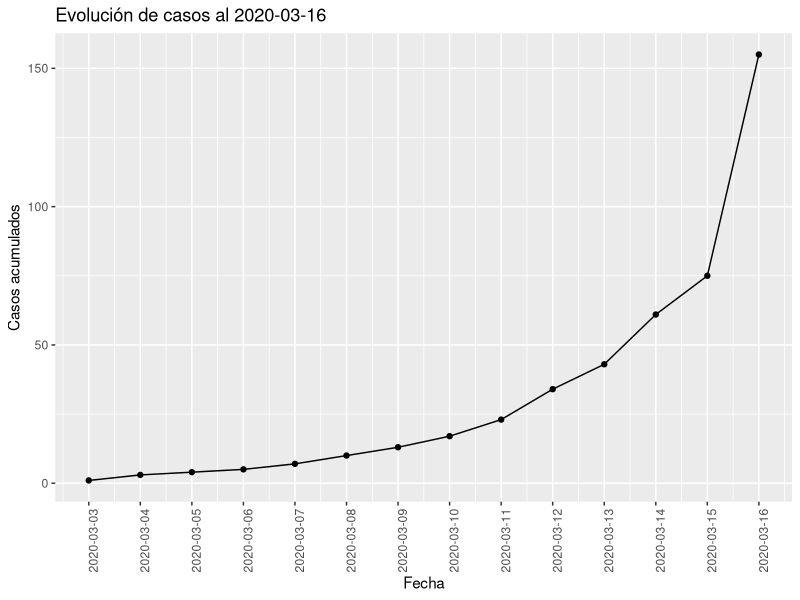
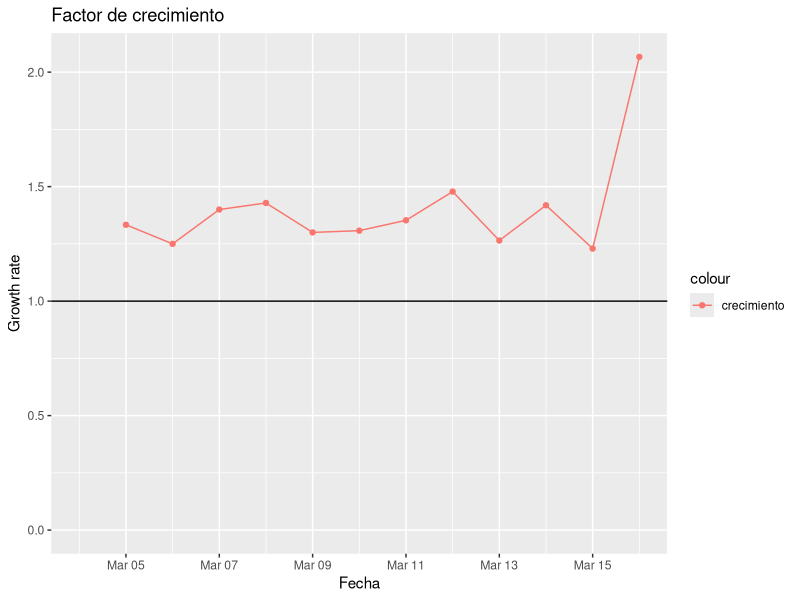
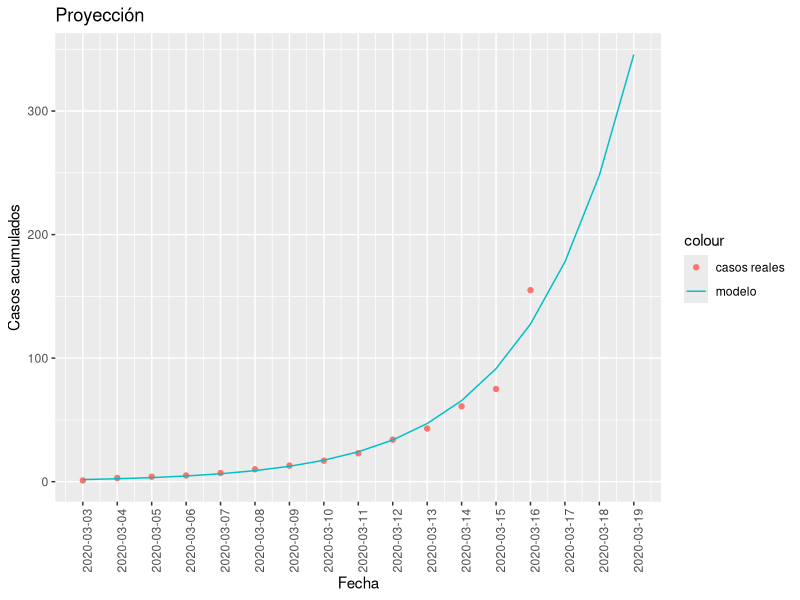
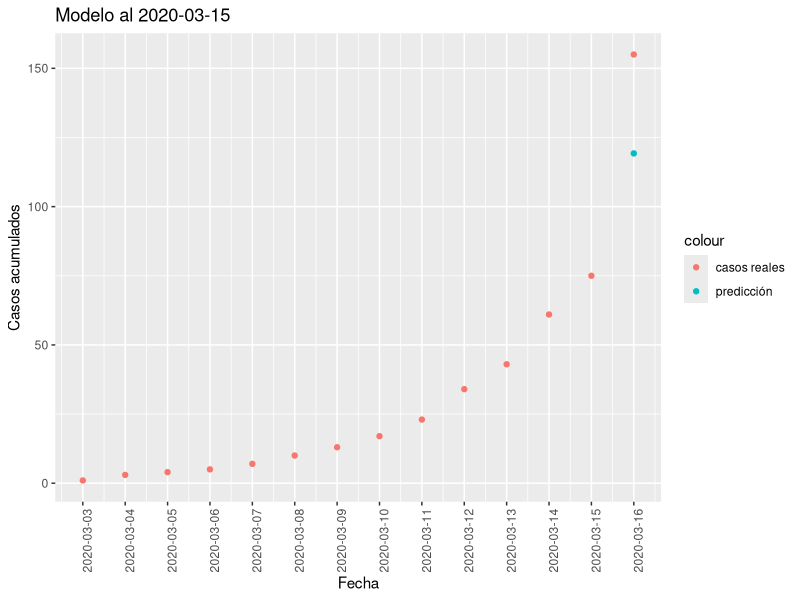
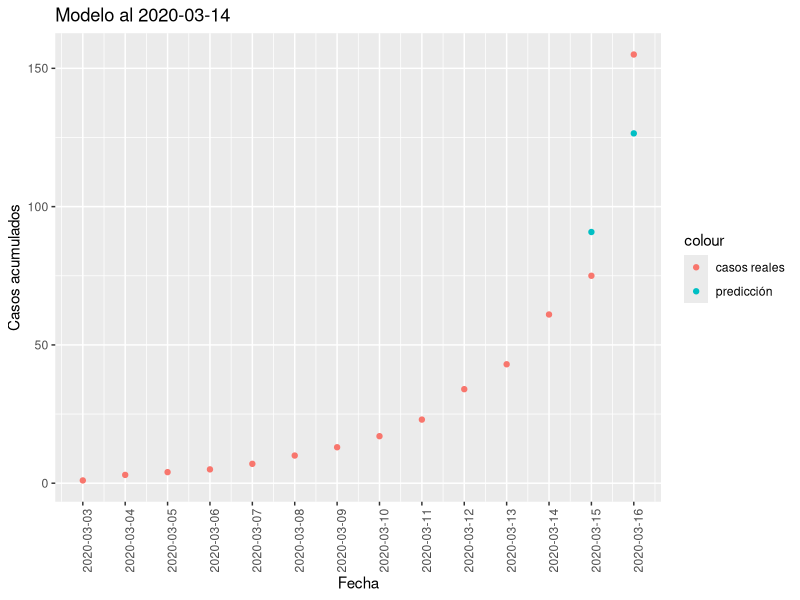
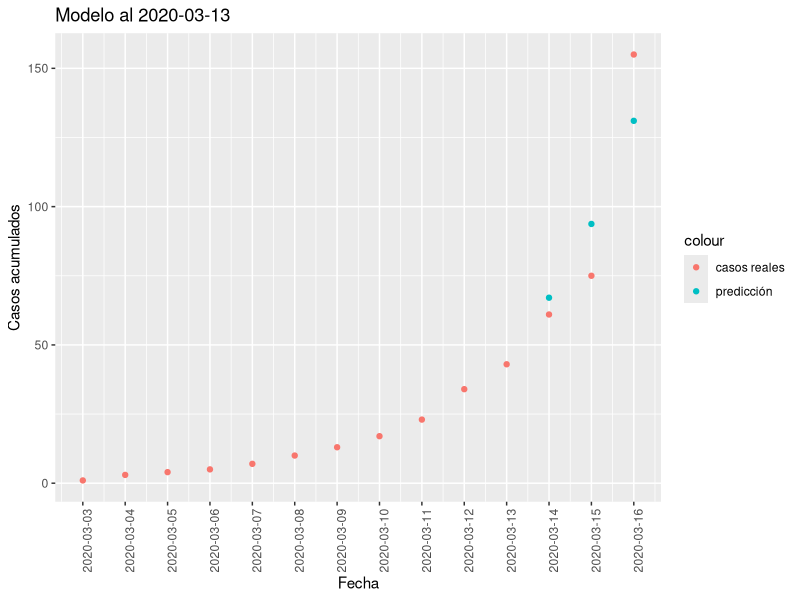

R code for these plots, in order:
## ---- chunk 1
knitr::opts_chunk$set(echo = FALSE)
library(ggplot2)
## ---- chunk 2
data <- read.csv2("corona_data.csv", sep = ",", header = TRUE)
data$Day <- as.Date(data$Day)
n <- nrow(data)
data$x <- 1:n
data$cum <- cumsum(data$NewCases)
latest <- data[n,1]
p <-ggplot() + ggtitle(paste("Evolución de casos al", latest)) +
    geom_line(aes(x=data$Day, y=data$cum)) + 
    geom_point(aes(x=data$Day, y=data$cum)) +
    xlab("Fecha") + ylab("Casos acumulados") + 
    theme(axis.text.x = element_text(angle = 90, hjust = 1)) +
    scale_x_date(date_breaks = "1 days")
p
## ---- chunk 3
growth_ratio <- vector(length=(n-1))
for( i in 2:n ) {
  growth_ratio[i-1] <- data$cum[i] / data$cum[i-1]
}
# La primera muestra es espuria
growth_ratio[1] <- NA
ggplot() + ggtitle("Factor de crecimiento") + 
  geom_point(aes(x=data$Day[2:n], y=growth_ratio, color="crecimiento")) + 
  geom_line(aes(x=data$Day[2:n], y=growth_ratio, color="crecimiento")) + 
  xlab("Fecha") + ylab("Growth rate") +
  ylim(0,(max(growth_ratio)+0.5)) +
  geom_hline(yintercept = 1, aes(color="y=1"))
  
## ---- chunk 4
model <- lm(formula = log(cum) ~ x , data=data)

test_data <- data.frame(
                Day = seq(data$Day[1], by="day", length.out = (n+3)), 
                x = 1:(n+3)
              )

test_data$preds <- exp(predict(model, newdata=test_data))

p <-ggplot() + ggtitle(paste("Proyección")) +
    geom_point(aes(x=data$Day, y=data$cum, color="casos reales")) + 
    geom_line(aes(x=test_data$Day, y=test_data$preds, color="modelo")) + 
    xlab("Fecha") + ylab("Casos acumulados") + 
    theme(axis.text.x = element_text(angle = 90, hjust = 1)) +
    scale_x_date(date_breaks = "1 days")
p

summary(model)
## ---- chunk 5
run_model <- function(data, date_split) {
  train_idxs <- which(data$Day <= date_split)
  train <- data[train_idxs,]
  test  <- data[-train_idxs,]
  model <- lm(formula = log(cum) ~ x, data=train)
  test$preds <- exp(predict(model, newdata=test))
  
  error <- sqrt(mean(test$cum - test$preds)^2)
  cat("RMS error = ", error, "personas")
  
  ggplot() + ggtitle(paste("Modelo al", date_split)) +
      geom_point(aes(x=data$Day, y=data$cum, color="casos reales")) + 
      geom_point(aes(x=test$Day, y=test$preds, color="predicción")) + 
      xlab("Fecha") + ylab("Casos acumulados") + 
      theme(axis.text.x = element_text(angle = 90, hjust = 1)) +
      scale_x_date(date_breaks = "1 days")
  
}
## ---- chunk 6
run_model(data, "2020-03-15")
## ---- chunk 7
run_model(data, "2020-03-14")
## ---- chunk 8
run_model(data, "2020-03-13")
